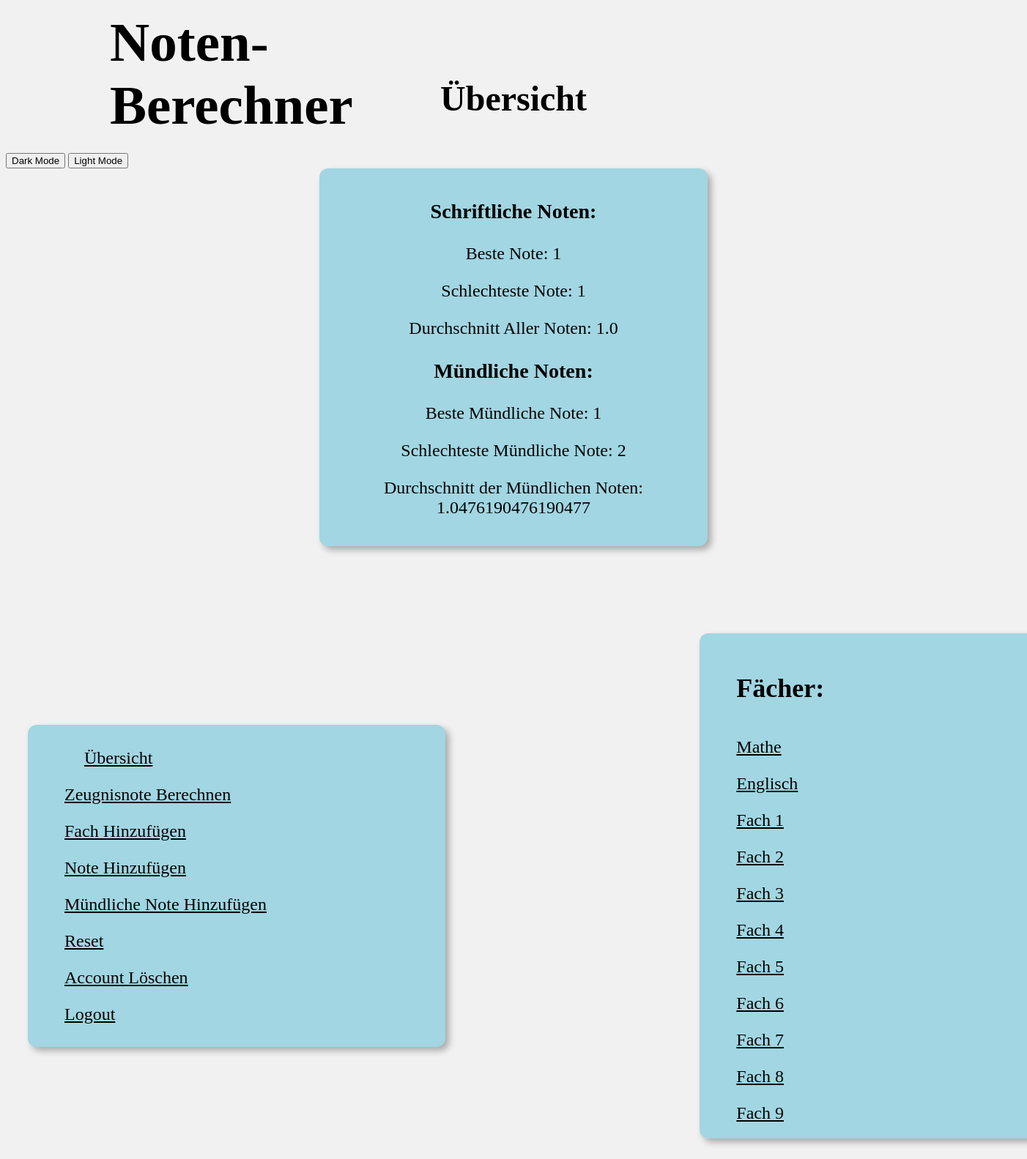
The page /signedin (signed in) on the database its author committed.
### main.py (models this page shows)
class Fach(db.Model):
    id = db.Column(db.Integer, primary_key=True)
    name = db.Column(db.String(80), nullable=False)
    noten = db.relationship('Note', backref = 'fach', lazy = 'dynamic')
    muendliche_noten = db.relationship('Muendliche_Note', backref = 'fach', lazy = 'dynamic')
    user_id = db.Column(db.Integer, db.ForeignKey('user.id'), nullable=False)

### main.py (the view)
@app.route('/signedin', methods=['POST', 'GET'])
def signedin():
    noten = Note.query.filter_by(user_id=current_id).all()
    beste_note = min([note.wert for note in noten]) if len(noten) > 0 else 0.0
    schlechteste_note = max([note.wert for note in noten]) if len(noten) > 0 else 0.0
    durchschnitt = sum([note.wert for note in noten])/len(noten) if len(noten) > 0 else 0.0
    muendliche_noten = Muendliche_Note.query.filter_by(user_id=current_id).all()
    beste_muendliche_note = min([muendliche_note.wert for muendliche_note in muendliche_noten]) if len(muendliche_noten) > 0 else 0.0
    schlechteste_muendliche_note = max([muendliche_note.wert for muendliche_note in muendliche_noten]) if len(muendliche_noten) > 0 else 0.0
    durchschnitt_muendliche_note = sum([muendliche_note.wert for muendliche_note in muendliche_noten])/len(muendliche_noten) if len(muendliche_noten) > 0 else 0.0
    subjects = Fach.query.filter_by(user_id=current_id).all()
    return render_template('signedin.html', subjects=subjects, signedin=True, beste_note=beste_note, schlechteste_note=schlechteste_note, durchschnitt=durchschnitt, beste_muendliche_note=beste_muendliche_note, schlechteste_muendliche_note=schlechteste_muendliche_note, durchschnitt_muendliche_note=durchschnitt_muendliche_note)

### main.py (called while the page is built)
@login_manager.user_loader
def loader_user(user_id):
    return User.query.get(user_id)

### templates/signedin.html (shortened to what this page needs)
{% extends "base.html" %}
{% block title %}Übersicht{% endblock %}
{% block subject_links %}{{ super() }}{% endblock %}
{% block content %}
<div class="content">
    <h3>Schriftliche Noten:</h3>
    <p>Beste Note: {{ beste_note }}</p>
    <p>Schlechteste Note: {{ schlechteste_note }}</p>
    <p>Durchschnitt Aller Noten: {{ durchschnitt }}</p>
    <h3>Mündliche Noten:</h3>
    <p>Beste Mündliche Note: {{ beste_muendliche_note }}</p>
    <p>Schlechteste Mündliche Note: {{ schlechteste_muendliche_note }}</p>
    <p>Durchschnitt der Mündlichen Noten: {{ durchschnitt_muendliche_note }}</p>
</div>
{% endblock %}

### templates/base.html (shortened to what this page needs)
<!DOCTYPE html>
<html lang="de">
<head>
    <link rel="stylesheet" href="{{ url_for('static', filename='style.css') }}">
</head>
<body>
    <h1 class="ultimate-heading">Noten-Berechner</h1>
    <h1 class="heading">{% block title %}{% endblock %}</h1>
    <button onclick="darkMode()">Dark Mode</button>
    <button onclick="lightMode()">Light Mode</button>
    <div class="links-div">
        <a class="link {{ signedin }}" href="/signedin">Übersicht</a><br>
        <a class="link {{ zeugnisnote }}" href="/zeugnisnote">Zeugnisnote Berechnen</a><br>
        <a class="link {{ fach_hinzufügen }}" href="/fach_hinzufügen">Fach Hinzufügen</a><br>
        <a class="link {{ note_hinzufügen }}" href="/note_hinzufügen">Note Hinzufügen</a><br>
        <a class="link {{ muendliche_note_hinzufügen }}" href="/muendliche_note_hinzufügen">Mündliche Note Hinzufügen</a><br>
        <a class="link {{ reset }}" href="/reset">Reset</a><br>
        <a class="link {{ delete }}" href="/delete">Account Löschen</a><br>
        <a class="link {{ logout }}" href="/logout">Logout</a><br>
    </div>
    {% block content %}
    {% endblock %}
    <div class="subjects links-div">
        <h2>Fächer:</h2>
        {% block subject_links %}
        {% for subject2 in subjects %}
        {% if subject2 != subject %}
        <a class="link" href="/fach_uebersicht/{{ subject2.name }}">{{ subject2.name }}</a><br>
        {% else %}
        <a class="link active" href="/fach_uebersicht/{{ subject2.name }}">{{ subject2.name }}</a><br>
        {% endif %}
        {% endfor %}
        {% endblock %}
    </div>
</body>
</html>

### static/style.css (style rules this page uses)
:root { --background: #F1F1F2; --divColor: #A1D6E2; --linkHover: #1995AD; --textColor: #000000; }
.subjects { left: 66%; max-height: 650px; overflow: scroll; }
.links-div { color: var(--textColor); background-color: var(--divColor); text-align: left; padding: 20px; padding-left: 50px; margin: 30px; position: absolute; top: 50%; -ms-transform: translateY(-50%); transform: translateY(-50%); border-radius: 12px; box-shadow: 5px 5px 10px rgba(0,0,0,0.3); font-size: 24px; width: 500px; line-height: 50px; }
a { color: var(--textColor); font-size: 20; }
body { background-color: var(--background); }
.heading { color: var(--textColor); font-size: 48px; text-align: center; padding-top: 75px; padding-bottom: 15px; font-weight: bold; }
.True { animation: active; animation-duration: 0.5s; color: var(--textColor); text-decoration: underline; padding-top: 12px; padding-bottom: 12px; padding-left: 12px; padding-right: 12px; margin-left: 15px; }
.content { margin: auto; padding: 15px; border-radius: 12px; box-shadow: 5px 5px 10px rgba(0,0,0,0.3); font-size: 24px; width: 500px; text-align: center; background-color: var(--divColor); color: var(--textColor); }
.ultimate-heading { color: var(--textColor); font-size: 75px; text-decoration: none; left: 0%; top: 0%; width: 350px; position: absolute; text-align: left; margin-top: 0%; padding-top: 15px; padding-left: 150px; }

### rows shown on the page
Fach: name "Mathe"
Fach: name "Englisch"
Fach: name "Fach 1"
Fach: name "Fach 2"
Fach: name "Fach 3"
Fach: name "Fach 4"
Fach: name "Fach 5"
Fach: name "Fach 6"
Fach: name "Fach 7"
Fach: name "Fach 8"
Fach: name "Fach 9"

### other values the page prints
{{ beste_note }} "1"
{{ schlechteste_note }} "1"
{{ durchschnitt }} "1.0"
{{ beste_muendliche_note }} "1"
{{ schlechteste_muendliche_note }} "2"
{{ durchschnitt_muendliche_note }} "1.0476190476190477"
